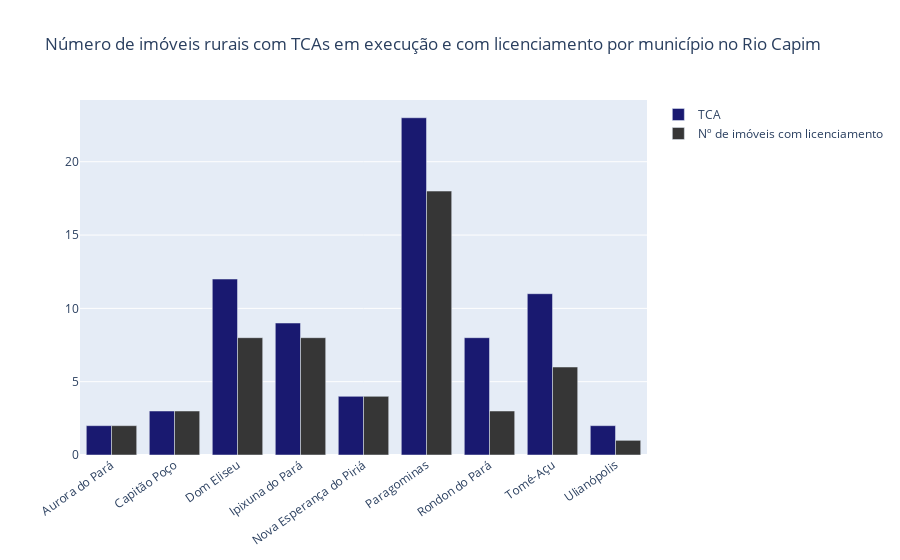

The code cell stored with this chart in its notebook:
### Code cell
#Número de imóveis rurais com TCAs em execução e com licenciamento por região de integração
import pandas as pd
import plotly.graph_objects as go

data = pd.read_excel('tab_dinamica_RCapim.xlsx')

regInt = data['MUNICIPIO']
nTCA = data['TCA']
nLic = data['n° de Imovéis com Licencimento']

fig = go.Figure()
fig.add_trace(go.Bar(
    x=regInt,
    y=nTCA,
    name='TCA',
    marker_color='#191970'
))
fig.add_trace(go.Bar(
    x=regInt,
    y=nLic,
    name='Nº de imóveis com licenciamento',
    marker_color='#363636'
))

# Here we modify the tickangle of the xaxis, resulting in rotated labels.
fig.update_layout(barmode='group', xaxis_tickangle=-35, 
                  title = "Número de imóveis rurais com TCAs em execução e com licenciamento por município no Rio Capim")
fig.show()

### Figure 1 — Plotly figure (JSON) as saved in the notebook; plotly's stock layout.template omitted (floating-point values rounded to 4 significant figures)
{"data": [{"marker": {"color": "#191970"}, "name": "TCA", "type": "bar", "x": ["Aurora do Pará", "Capitão Poço", "Dom Eliseu", "Ipixuna do Pará", "Nova Esperança do Piriá", "Paragominas", "Rondon do Pará", "Tomé-Açu", "Ulianópolis"], "y": [2, 3, 12, 9, 4, 23, 8, 11, 2]}, {"marker": {"color": "#363636"}, "name": "Nº de imóveis com licenciamento", "type": "bar", "x": ["Aurora do Pará", "Capitão Poço", "Dom Eliseu", "Ipixuna do Pará", "Nova Esperança do Piriá", "Paragominas", "Rondon do Pará", "Tomé-Açu", "Ulianópolis"], "y": [2, 3, 8, 8, 4, 18, 3, 6, 1]}], "layout": {"barmode": "group", "title": {"text": "Número de imóveis rurais com TCAs em execução e com licenciamento por município no Rio Capim"}, "xaxis": {"tickangle": -35}}}
